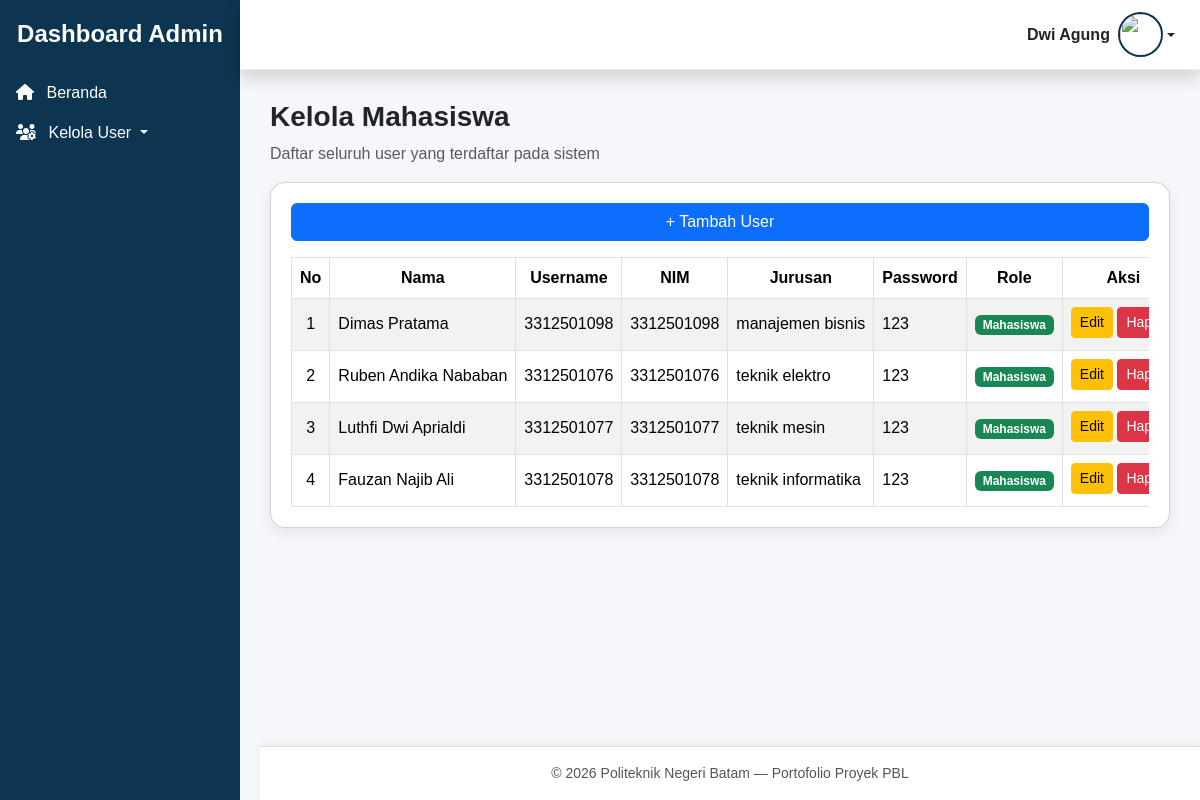
Screenshot of /admin/kelola_mahasiswa.php (signed in) with the database file from the repository.
### tables this page shows
CREATE TABLE `users` (
  `id_user` int NOT NULL,
  `nama` varchar(100) DEFAULT NULL,
  `username` varchar(100) DEFAULT NULL,
  `password` varchar(255) DEFAULT NULL,
  `nim` varchar(20) NOT NULL,
  `jurusan` enum('teknik elektro','teknik informatika','teknik mesin','manajemen bisnis') NOT NULL,
  `profil` varchar(255) DEFAULT NULL,
  `role` enum('mahasiswa','dosen','admin') NOT NULL
);

### admin/kelola_mahasiswa.php (the view, shortened to what this page needs)
<?php
include "../template_admin/header.php";
include "../template_admin/sidebar.php";
include "../template_admin/topbar.php";
$result = mysqli_query($koneksi, "SELECT * FROM users WHERE `role` = 'mahasiswa' ORDER BY id_user DESC");
?>
<div class="content-wrapper">
  <h3 class="fw-bold">Kelola Mahasiswa</h3>
  <p class="text-muted">Daftar seluruh user yang terdaftar pada sistem</p>
  <div class="card card-custom mt-3">
    <a href="tambah_mahasiswa.php" class="btn btn-primary mb-3">
      + Tambah User
    </a>
    <div class="table-responsive">
      <table class="table table-bordered table-striped table-hover align-middle mb-0">
        <thead>
          <tr class="text-center">
            <th>No</th>
            <th>Nama</th>
            <th>Username</th>
            <th>NIM</th>
            <th>Jurusan</th>
            <th>Password</th>
            <th>Role</th>
            <th>Aksi</th>
          </tr>
        </thead>
        <tbody>
          <?php
          $no = 1;
          while ($row = mysqli_fetch_assoc($result)) { ?>
            <tr>
              <td class="text-center"><?= $no++ ?></td>
              <td><?= $row['nama'] ?></td>
              <td><?= $row['username'] ?></td>
              <td><?= $row['nim'] ?></td>
              <td><?= $row['jurusan'] ?></td>
              <td><?= $row['password'] ?></td>
              <td class="text-center">
                <span class="badge
                  <?= ($row['role'] == 'admin' ? 'bg-danger' :
                      ($row['role'] == 'dosen' ? 'bg-primary' : 'bg-success')) ?>">
                  <?= ucfirst($row['role']) ?>
                </span>
              </td>
              <td class="text-center">
                <a href="edit_mahasiswa.php?id=<?= $row['id_user'] ?>"
                   class="btn btn-warning btn-sm mb-1">
                  Edit
                </a>
                <a href="hapus.php?id=<?= $row['id_user'] ?>&page=mahasiswa"
                   class="btn btn-danger btn-sm mb-1"
                   onclick="return confirm('Yakin ingin menghapus user ini?')">
                  Hapus
                </a>
              </td>
            </tr>
          <?php } ?>
        </tbody>
      </table>
    </div>
  </div>
</div>
<?php include "../template_admin/footer.php"; ?>

### template_admin/header.php (style rules this page uses)
body { font-family: 'Poppins', sans-serif; background: white; margin: 0; }

### admin/kelola_mahasiswa.php (style rules this page uses)
.content-wrapper { margin-left: 240px; padding: 100px 30px 90px; background: #f5f7fb; min-height: 100vh; }
.card-custom { border-radius: 15px; padding: 20px; background: #ffffff; box-shadow: 0 5px 15px rgba(0,0,0,0.08); }
.table thead { background-color: #0b3551; color: white; }
.table th, .table td { vertical-align: middle; white-space: nowrap; }

### rows the page displays
users: nama "Dimas Pratama", username "3312501098", nim "3312501098", jurusan "manajemen bisnis", password "123", role "Mahasiswa"
users: nama "Ruben Andika Nababan", username "3312501076", nim "3312501076", jurusan "teknik elektro", password "123", role "Mahasiswa"
users: nama "Luthfi Dwi Aprialdi", username "3312501077", nim "3312501077", jurusan "teknik mesin", password "123", role "Mahasiswa"
users: nama "Fauzan Najib Ali", username "3312501078", nim "3312501078", jurusan "teknik informatika", password "123", role "Mahasiswa"

### other values shown
$nama "Dwi Agung"
